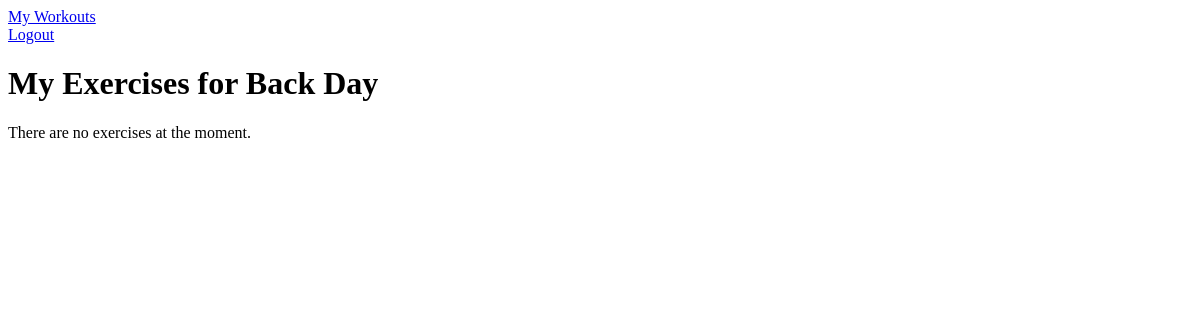
Before: /exercises/exercise/2/ (signed in) with the older database file.
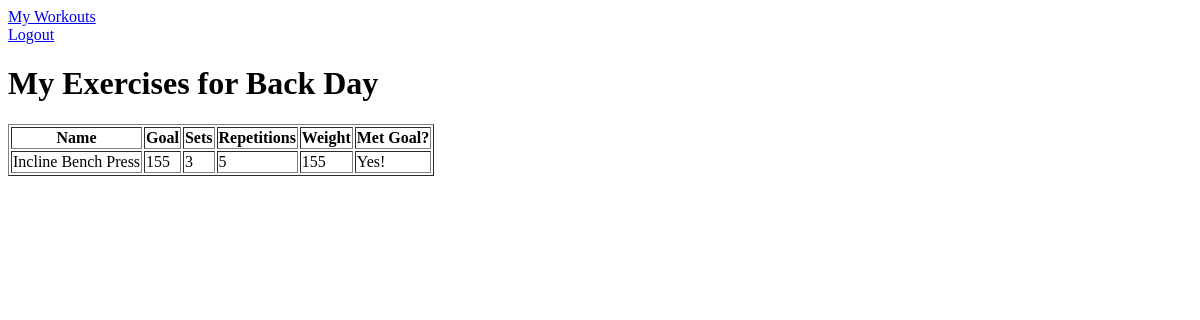
After: the same page with the newer database file.
### exercises/models.py (models this page shows, shortened)
class Exercise(models.Model):
    created_on = models.DateTimeField(auto_now_add=True)
    name = models.CharField(max_length=150)
    goal = models.CharField(max_length=200)
    sets = models.PositiveSmallIntegerField(default=0)
    reps = models.PositiveSmallIntegerField(default=0)
    weight = models.PositiveSmallIntegerField(default=0)
    met_goal = models.BooleanField(default=False)
    updated_on = models.DateTimeField(auto_now=True)
    workout = models.ForeignKey(
        "tracker.Workout",
        related_name="exercises",
        on_delete=models.CASCADE,
        null=True,
    )
    user = models.ForeignKey(
        settings.AUTH_USER_MODEL,
        related_name="exercises",
        on_delete=models.CASCADE,
    )

### exercises/views.py (the view)
# urls.py: path("exercise/<int:id>/", show_my_exercises, name="show_my_exercises"),
@login_required
def show_my_exercises(request, id):
    workout = get_object_or_404(Workout, id=id)
    exercises = Exercise.objects.filter(user=request.user).filter(id=id)
    context = {
        "exercises": exercises,
        "workout": workout,
    }
    return render(request, "exercises/show_my_exercises.html", context)

### exercises/templates/exercises/show_my_exercises.html (shortened to what this page needs)
{% extends 'base.html' %}
{% block content %}
    <div>
        <h1>My Exercises for {{ workout.name }}</h1>
        {% if exercises|length == 0 %}
        <p>There are no exercises at the moment.</p>
        {% else %}
        <table border="1">
            <thead>
                <tr>
                    <th>Name</th>
                    <th>Goal</th>
                    <th>Sets</th>
                    <th>Repetitions</th>
                    <th>Weight</th>
                    <th>Met Goal?</th>
                </tr>
            </thead>
            <tbody>
                {% for exercise in exercises %}
                <tr>
                    <td>{{ exercise.name }}</td>
                    <td>{{ exercise.goal }}</td>
                    <td>{{ exercise.sets }}</td>
                    <td>{{ exercise.reps }}</td>
                    <td>{{ exercise.weight }}</td>
                    <td>{{ exercise.met_goal|yesno:"Yes!, No :(" }}</td>
                </tr>
                {% endfor %}
            </tbody>
        </table>
        {% endif %}
    </div>
{% endblock content %}

Changed rows visible on the page:
added Exercise: name "Incline Bench Press", goal "155", sets "3", reps "5", weight "155", met_goal "Yes!"
Other visible differences:
text no longer shown: "There are no exercises at the moment."
text now shown: "Name Goal Sets Repetitions Weight Met Goal?"
